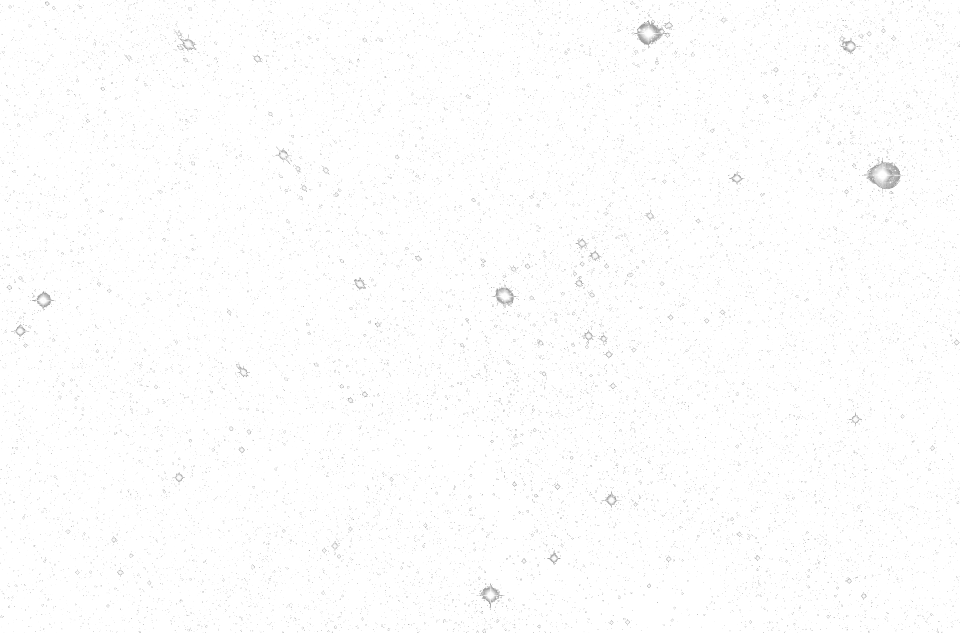
#> input picture training_data/star_map_base.png, 1920 x 1265 px, found by its file name (shown at 1/2 size)
$ jupyter execute --allow-errors star-removal-from-astronomical-images-with-pix2pix.ipynb   (shell and % lines are left out)
#> lines starting #> are read from the running program, lines starting #| are printed output that depends on the picture
#### 💡Try this model in your browser now : https://ashishware.com/static/star_removal/index.html
#### 📥 Download and install star removal tool for working with large images: https://github.com/code2k13/starreduction

## What does this notebook do ?
It is a well known fact that the universe is full of stars. However, there are not as many stars as there should be in images of astronomical objects we see in books, websites and on TV are 'heavily'. The reason, being these images are digitially processed and enhanced. Special techniques and software are used to remove starts from these images. This notebook trains a GAN (a type of neural network) to remove stars from deep sky images. The code is inspired by [sample from tensorflow's website](https://www.tensorflow.org/tutorials/generative/pix2pix).

## Where did I get my training data ?
The training is randomly created by augumenting one of the below images:
- Image of Helix nebula
- A 'turbulence' image created artificially using GIMP, that mimics nebulosity

with a star map with transparent background created out of image of NGC 3572 Star Cluster. Essentially the training dataset is created out of just three images.

## How is training data generated ?

The training data is generated on the fly, using *get_dataset_batch* method. Basically, I use only three images to create the training data. Background is either an image of Helix nebula or 'turbulence', the foreground layer is the star map. Each layer is obtained by croping the base image, then scaling , followed by augmentation. This results in unlimited number of images with different star sizes and object sizes.

## How to work with large images ?
You can use this trained model with tiles based approach to divide a large image in smaller portions and perform star removal. I have written a open source tool that just does that 😎https://github.com/code2k13/starreduction. You can run it using python or docker. Should work with all operating systems.

[cell 1]
import tensorflow as tf
import os
import time
import matplotlib.pyplot as plt
from IPython.display import clear_output
from PIL import Image, ImageFilter,ImageEnhance
import cv2
import random
from matplotlib import pyplot as plt
import numpy as np

[cell 2]
IMG_SIZE = 512
OUTPUT_CHANNELS = 1
LAMBDA = 10

[cell 3]
# [10 lines left out: function downsample, not called in this run]

[cell 4]
# [11 lines left out: function upsample, not called in this run]

[cell 5]
def Generator():
  inputs = tf.keras.layers.Input(shape=[IMG_SIZE, IMG_SIZE, OUTPUT_CHANNELS])

  down_stack = [
    downsample(16, 5, apply_batchnorm=False,strides = 1, name='gd_1'),  # (batch_size, 128, 128, 64)
    downsample(32, 5,name='gd_2'),  # (batch_size, 64, 64, 128)
    downsample(64, 5,name='gd_3'),  # (batch_size, 32, 32, 256)
    downsample(128, 5,name='gd_4'),  # (batch_size, 16, 16, 512)
    downsample(256, 5,name='gd_5'),  # (batch_size, 8, 8, 512)
    downsample(256, 5,name='gd_6'),  # (batch_size, 4, 4, 512)
    downsample(512, 5,name='gd_7'),  # (batch_size, 2, 2, 512)
    downsample(512, 5,name='gd_8'),  # (batch_size, 1, 1, 512)
  ]

  up_stack = [
    upsample(512, 5, apply_dropout=True,name='gu_1'),  # (batch_size, 2, 2, 1024)
    upsample(256, 5, apply_dropout=True,name='gu_2'),  # (batch_size, 4, 4, 1024)
    upsample(256, 5, apply_dropout=True,name='gu_3'),  # (batch_size, 8, 8, 1024)
    upsample(128, 5,name='gu_4'),  # (batch_size, 16, 16, 1024)
    upsample(64, 5,name='gu_5'),  # (batch_size, 32, 32, 512)
    upsample(32, 5,name='gu_6'),  # (batch_size, 64, 64, 256)
    upsample(16, 5,name='gu_7'),  # (batch_size, 128, 128, 128)
  ]

  initializer = tf.random_normal_initializer(0., 0.02)
  last = tf.keras.layers.Conv2DTranspose(OUTPUT_CHANNELS, 4,strides=1,padding='same',
                                         kernel_initializer=initializer,activation='relu')  # (batch_size, 256, 256, 3)

  x = inputs
  # Downsampling through the model
  skips = []
  for down in down_stack:
    x = down(x)
    skips.append(x)

  skips = reversed(skips[:-1])

  for up, skip in zip(up_stack, skips):
    x = up(x)
    x = tf.keras.layers.Concatenate()([x, skip])

  x = last(x)

  return tf.keras.Model(inputs=inputs, outputs=x)

#> (a cell that did not finish here is left out)

[cell 7]
# [11 lines left out: function generator_loss, not called in this run]

[cell 8]
# [18 lines left out: function Discriminator, not called in this run]

[cell 9]
# [5 lines left out: function discriminator_loss, not called in this run]

#> (a cell that did not finish here is left out)

#> (a cell that did not finish here is left out)

#> (a cell that did not finish here is left out)

#> (a cell that did not finish here is left out)

[cell 14]
checkpoint_dir = './training_checkpoints'
checkpoint_prefix = os.path.join(checkpoint_dir, "ckpt")
#> (the rest of this cell did not finish here and is left out)

[cell 15]
# [24 lines left out: function train_step, not called in this run]

[cell 16]
import albumentations as A
#> (the rest of this cell did not finish here and is left out)

We are generating images on the fly.

[cell 17]
flip = False

[cell 18]
from PIL import Image, ImageFilter
def get_dataset_batch(batch_size = 2):
#> called with batch_size = 20
    flip = False
    im2 = Image.open("star_map_base.png")
#> im2 is the input picture: PIL image 1920x1265 LA; mean R, G, B, A 12.3, 12.3, 12.3, 8.9
    trainA = []
    trainB = []
    for i in range(0,batch_size):
        if flip == True:
            turbulence_size = random.choice([1,2,3,4])
            im = Image.open("turbulence.jpg")
            x = random.randint(0,4096-IMG_SIZE*turbulence_size)
            y =  random.randint(0,2136-IMG_SIZE*turbulence_size)
            corp_actual_rect = (x, y, x+IMG_SIZE*turbulence_size, y+IMG_SIZE*turbulence_size)
            corped_actual = im.crop(corp_actual_rect)
            corped_actual = corped_actual.resize((IMG_SIZE,IMG_SIZE))
        else:
            helix_size = random.choice([1,2,3,4,5,6,7])
            im = Image.open("helix_bw_base.jpg")
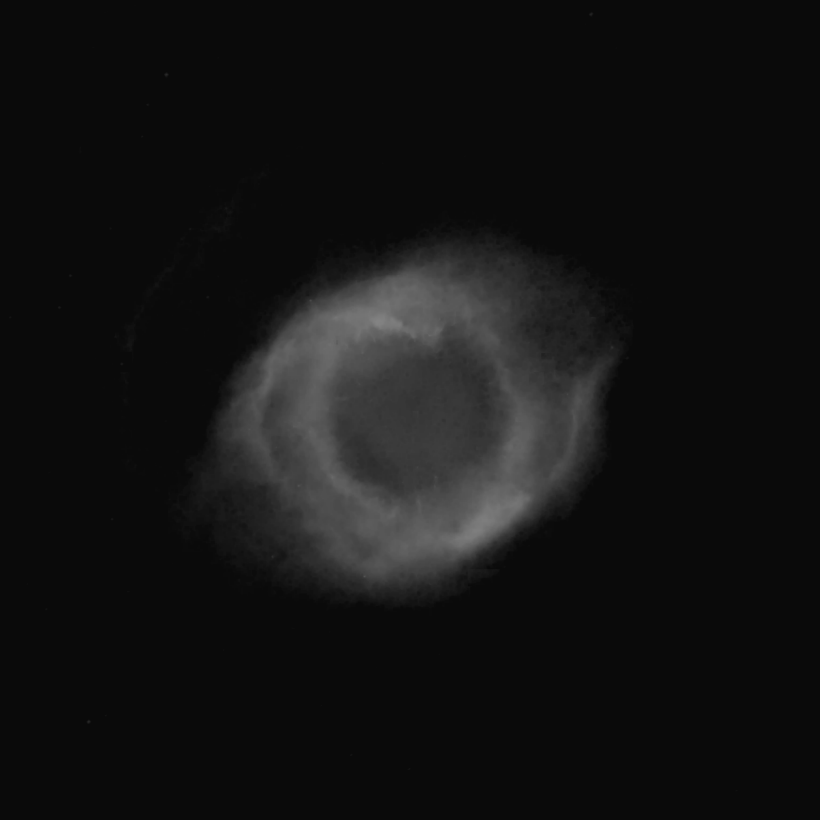
#> input picture training_data/helix_bw_base.jpg, 4096 x 4096 px, found by its file name (shown at 1/5 size)
#> im is the input picture: PIL image 4096x4096 L; min 9, max 132, mean 19
            x = random.randint(0,4096-IMG_SIZE*helix_size)
            y = random.randint(0,4096-IMG_SIZE*helix_size)
            corp_actual_rect = (x, y, x+IMG_SIZE*helix_size, y+IMG_SIZE*helix_size)
            corped_actual = im.crop(corp_actual_rect)
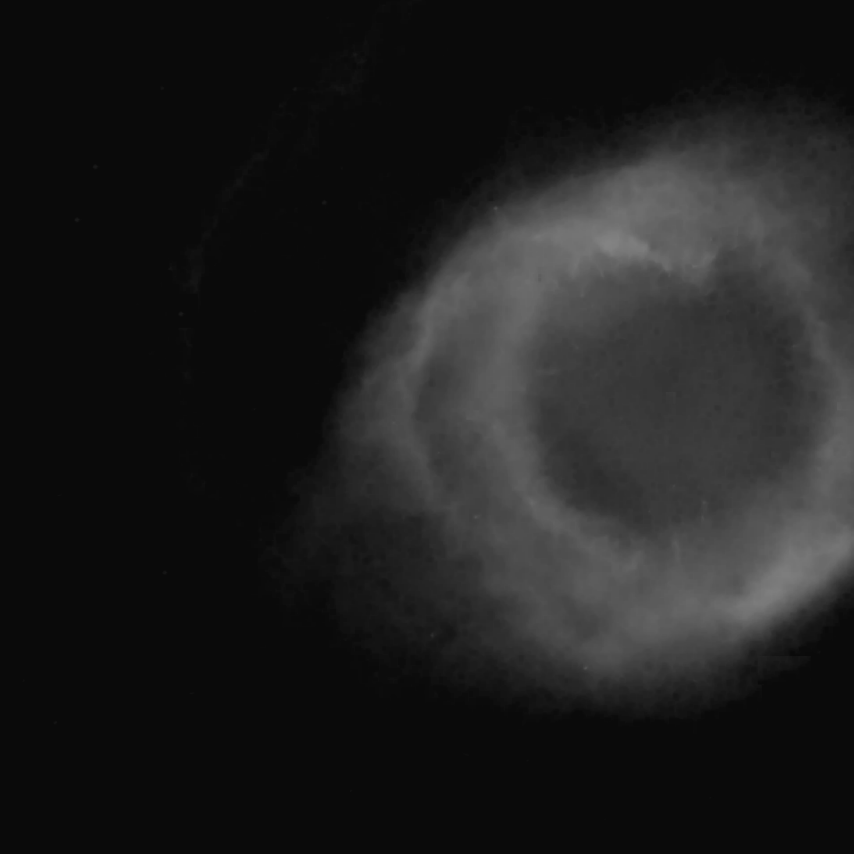
#> corped_actual: PIL image 2560x2560 L (shown at 1/3 size); min 9, max 132, mean 30.3
            corped_actual = corped_actual.resize((IMG_SIZE,IMG_SIZE))
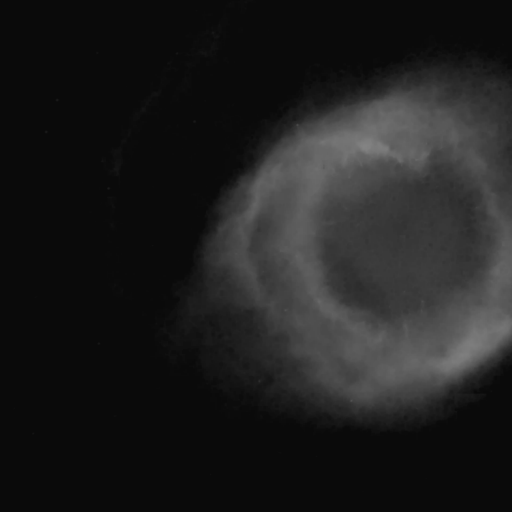
#> corped_actual: PIL image 512x512 L; min 10, max 131, mean 30.3
        flip = not flip
        corped_actual = corped_actual.convert('LA')
#> corped_actual: PIL image 512x512 LA
        #enhancer1 = ImageEnhance.Brightness(corped_actual)
        #factor =   0.15 + random.random()*1
        star_overlayed = corped_actual #enhancer1.enhance(factor)
        star_overlayed = star_overlayed.rotate(random.randint(1,360), expand=False)
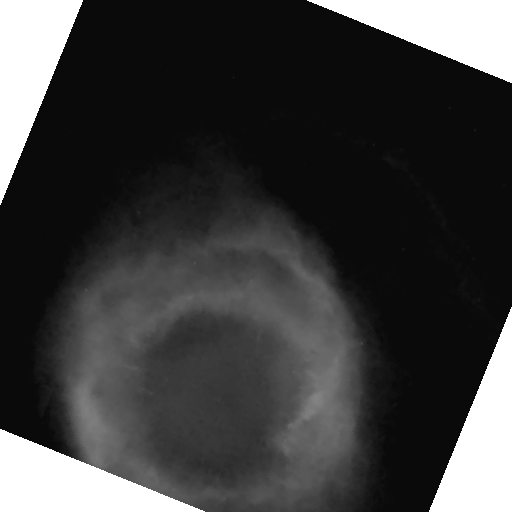
#> star_overlayed: PIL image 512x512 LA; mean R, G, B, A 28.4, 28.4, 28.4, 221.6; transparent parts drawn white
        star_overlayed = star_overlayed.convert('L')
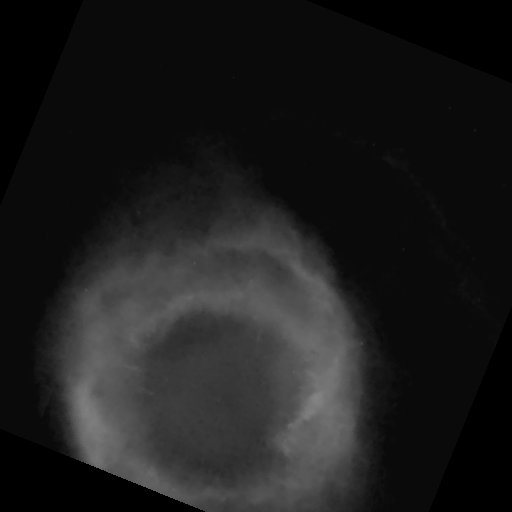
#> star_overlayed: PIL image 512x512 L; min 0, max 131, mean 28.4
        star_overlayed = Image.fromarray(transform(image = np.asarray(star_overlayed))["image"]/1)
        star_overlayed = star_overlayed.convert('LA')
        ca  = star_overlayed.copy()
        ca = ca.convert('L')

        im2 = im2.convert('RGBA')
        star_overlayed = star_overlayed.convert('RGBA')
        op = overlay_images(star_overlayed,im2)
        op = Image.fromarray(op)

        star_overlayed = op.convert('L')
        a = np.asarray(ca,dtype="float32").reshape(1,IMG_SIZE,IMG_SIZE,1)/512
        b = np.asarray(star_overlayed,dtype="float32").reshape(1,IMG_SIZE,IMG_SIZE,1)/512
        trainA.append(a)
        trainB.append(b)
    return trainA,trainB

[cell 19]
# [26 lines left out: function overlay_images, not called in this run]

[cell 20]
plt.rcParams['figure.figsize'] = (30, 10)
random.seed(10)
#> (the rest of this cell did not finish here and is left out)

[cell 21]
idx = 16
#> (the rest of this cell did not finish here and is left out)

[cell 22]
import datetime
log_dir="logs/"
#> (the rest of this cell did not finish here and is left out)

There is no real notion of 'epochs' here. Everytime random image is being created for training. We have some control over repetability using the 'n' variable which is reset to 'total_samples' everytime it exceeds 'total_samples'. This 'n' variable is used as random seed before creation of images.

[cell 23]
from matplotlib.pyplot import figure
EPOCHS = 16000
SAVE_MODEL_AFTER = 800
n = 0
total_samples = 500
BATCH_SIZE = 2
plt.rcParams['figure.figsize'] = (15, 5)

#> (the rest of this cell did not finish here and is left out)

#> call 2 of get_dataset_batch, with batch_size = 2
#> in get_dataset_batch (call 2), `corped_actual = im.crop(corp_actual_rect)`:
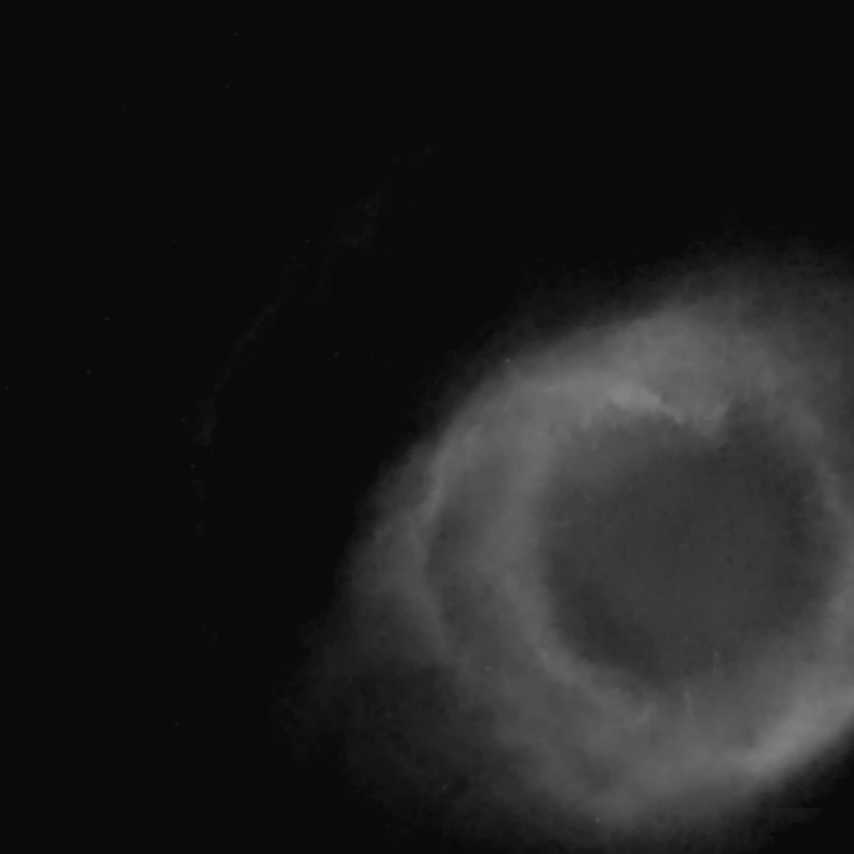
#> corped_actual: PIL image 2560x2560 L (shown at 1/3 size); min 9, max 132, mean 29.8
#> in get_dataset_batch (call 2), `corped_actual = corped_actual.resize((IMG_SIZE,IMG_SIZE))`:
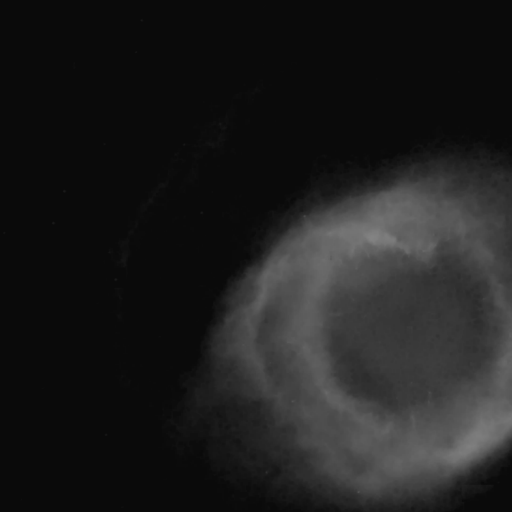
#> corped_actual: PIL image 512x512 L; min 10, max 131, mean 29.8
#> in get_dataset_batch (call 2), `star_overlayed = star_overlayed.rotate(random.randint(1,360), expand=F..`:
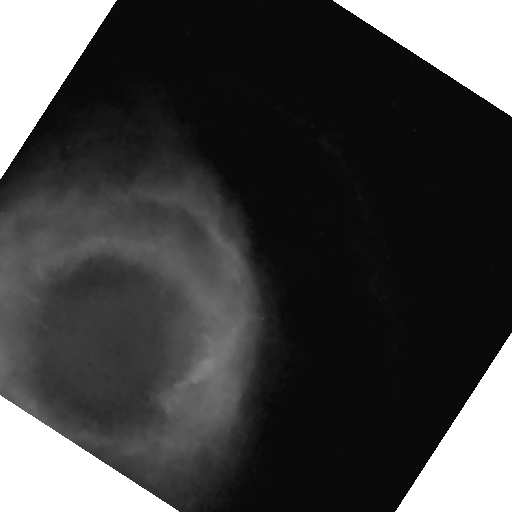
#> star_overlayed: PIL image 512x512 LA; mean R, G, B, A 26.1, 26.1, 26.1, 214; transparent parts drawn white
#> in get_dataset_batch (call 2), `star_overlayed = star_overlayed.convert('L')`:
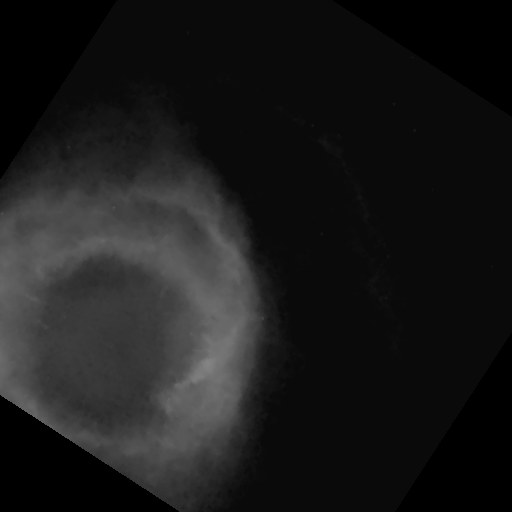
#> star_overlayed: PIL image 512x512 L; min 0, max 131, mean 26.1
